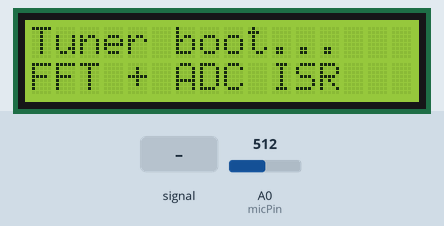
Simulated run of this sketch. Board: Arduino Uno, built with avr-gcc and run on an emulated ATmega328P. Shown: 16×2 character LCD. Inputs (shaded band) come from the test bench; at power-on: A0 (micPin) = 512. What the sketch prints to the serial monitor is not drawn.

Above: at 0.1 s.
At 1.9 s:
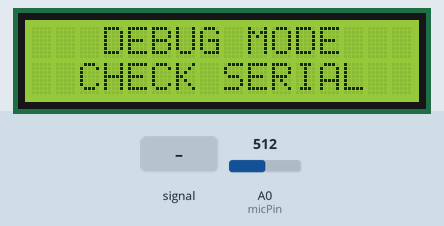
2.0 s: A0 (micPin) fed a 200 Hz sine of ±81 counts around its level
3.5 s: A0 (micPin) set to 716
5.8 s: A0 (micPin) fed a 1000 Hz sine of ±255 counts around its level
7.6 s: A0 (micPin) fed a 2 Hz sine of ±306 counts around its level
9.2 s: A0 (micPin) set to 900
Timing chart, 0 to 12.2 s (numbered marks = the images above; inputs shaded):
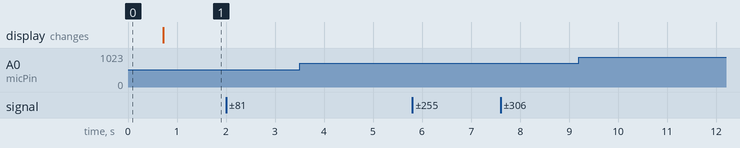

Measured:
- after the input at 2.0 s, every drawn part: stays the same
- after the input at 3.5 s, every drawn part: stays the same
- after the input at 5.8 s, every drawn part: stays the same
- after the input at 7.6 s, every drawn part: stays the same
- after the input at 9.2 s, every drawn part: stays the same

The sketch:

tuner_fft.ino
```cpp
#include <Wire.h>               // I2C(TWI) 통신을 위한 라이브러리
#include <LiquidCrystal_I2C.h>  // I2C 모듈 탑재한 LCD 디스플레이 사용
#include <arduinoFFT.h>         // FFT 라이브러리
#include <math.h>               // 수학 툴

// ===== 디버깅 모드(Serial 출력) =====
static const bool debugMode = true;
static const int micPin = A0;

// ===== LCD =====
LiquidCrystal_I2C lcd(0x27, 16, 2); // 미작동 시 0x3F로 세팅하기

// ===== FFT/샘플링 설정 =====
static const uint16_t FFT_N = 128;      // UNO SRAM 고려(권장 128)
static const uint8_t  DECIM = 3;        // 1/DECIM로 다운샘플(프레임 길이↑, 안정성↑)

// ADC prescaler = 128 고정 (아래 setupADCFreeRunningA0에서 설정)
static const float FS_RAW = (float)F_CPU / (128.0f * 13.0f);      // ≈ 9615.38Hz
static const float FS     = FS_RAW / (float)DECIM;               // 유효 fs

// 오실레이터/환경 편차 보정용 (필요하면 0.995~1.010 같은 값으로 미세조정)
static const float FS_CAL = 0.9950f;

// ===== 피치 범위(기타+색소폰 목표) =====
static const float MIN_FREQ = 70.0f;         // 감지할 최저 주파수
static const float MAX_FREQ = 1200.0f;       // 감지할 최고 주파수
static const float A4_FREQ  = 442.0f;        // A4(라) 음 주파수

// 게이트/평활
static const float RMS_THRESH  = 16.0f;      // 입력 약하면 NO SIG
static const float CONF_THRESH = 6.0f;       // peak/avg magnitude 비율(경험값)
static const float EMA_ALPHA   = 0.95f;      // 새 입력값을 반영하는 정도 (0~1 사이 값)

// LCD 갱신 2Hz
static const uint32_t LCD_INTERVAL_MS = 500; // LCD 업데이트 주기(ms)

// ===== 버퍼/FFT 워킹 =====
volatile int16_t  adcBuf[FFT_N];      // 샘플을 저장할 버퍼
volatile uint16_t adcIdx = 0;         //
volatile bool     frameReady = false; // 프레임이 준비되었는지
volatile uint8_t  decimCnt = 0;       //

float vReal[FFT_N];    // 실수부 (샘플링 값 복사할 위치)
float vImag[FFT_N];    // 허수부 (FFT 연산에서만 사용)
ArduinoFFT<float> FFT(vReal, vImag, FFT_N, FS); // sampling freq는 아래에서 직접 사용

static float freqEma = 0.0f;   // 디스플레이에 업데이트되는 주파수 값을 주변 값으로 보정
static uint32_t lastLcdMs = 0; // LCD 업데이트 주기 돌리는 데 사용하는 변수

const char* NOTE_NAMES[12] = {"C","C#","D","D#","E","F","F#","G","G#","A","A#","B"};

// ===== ADC ISR (free-running) =====
// analogRead로 샘플링할 시 샘플링 간격이 들쭉날쭉해지므로 고정 주기로 샘플링
ISR(ADC_vect) {
  if (frameReady) return; // 프레임 소비 전엔 덮어쓰기 방지(샘플 드랍)

  // 디시메이션: DECIM번째 샘플만 저장(다운샘플링)
  decimCnt++;
  if (decimCnt < DECIM) return;
  decimCnt = 0;

  int16_t v = (int16_t)ADC - 512;  // DC offset 제거
  adcBuf[adcIdx++] = v;            // 버퍼에 샘플링 정수값(-512~511) 추가

  // FFT_N개의 샘플이 모였으면 frameReady를 true로 바꾼다
  if (adcIdx >= FFT_N) {
    adcIdx = 0;
    frameReady = true;
  }
}

// UNO 보드의 ADC를 자동으로 계속 샘플링하는 모드로 설정
void setupADCFreeRunningA0() {
  // AVcc reference, A0
  ADMUX  = (1 << REFS0) | 0; // MUX=0(A0)

  // ADC Enable, Auto Trigger, Interrupt Enable, Prescaler 128
  ADCSRA = (1 << ADEN)  |
           (1 << ADATE) |
           (1 << ADIE)  |
           (1 << ADPS2) | (1 << ADPS1) | (1 << ADPS0);

  ADCSRB = 0;                 // Free running
  ADCSRA |= (1 << ADSC);      // Start
}

// min과 max 사이의 값으로 x를 클램핑
static inline float clampf(float x, float min, float max) {
  if (x < min) return min;
  if (x > max) return max;
  return x;
}

// freqToNote 용 함수
static float hzToMidi(float f) {
  return 69.0f + 12.0f * (logf(f / A4_FREQ) / logf(2.0f));
}

// 추정된 주파수를 바탕으로 음과 센트수를 반환
static void freqToNote(float freq, int &midi, float &cents) {
  float n = hzToMidi(freq);
  midi = (int)lroundf(n);
  float target = A4_FREQ * powf(2.0f, ((float)midi - 69.0f) / 12.0f);
  cents = 1200.0f * (logf(freq / target) / logf(2.0f));
}

// LCD 업데이트(신호가 불량일 때)
static void showNoSignal(float rms) {
  lcd.setCursor(0, 0);
  lcd.print(F("NO SIGNAL       "));
  lcd.setCursor(0, 1);
  lcd.print(F("rms "));
  int rr = (int)lroundf(rms);
  if (rr < 0) rr = 0;
  if (rr > 999) rr = 999;
  if (rr < 100) lcd.print(' ');
  if (rr < 10)  lcd.print(' ');
  lcd.print(rr);
  lcd.print(F("            "));
}

// LCD 업데이트(음이 추정되었을 때)
static void showPitch(float freq, float cents, int midi, float conf) {
  int noteIndex = ((midi % 12) + 12) % 12;
  int octave = (midi / 12) - 1;

  // 1행: NOTE OCT + cents
  lcd.setCursor(0, 0);
  lcd.print(NOTE_NAMES[noteIndex]);
  lcd.print(octave);
  lcd.print(F("  "));
  if (cents >= 0) lcd.print(F("+"));
  lcd.print(cents, 1);
  lcd.print(F("c     "));
  // 잔상 제거
  lcd.print(F("   "));

  // 2행: freq Hz + conf
  lcd.setCursor(0, 1);
  lcd.print(freq, 1);
  lcd.print(F("Hz "));
  lcd.print(F("q"));
  lcd.print(conf, 1);
  lcd.print(F("      "));
}

// Buffer에서 unsigned int로 저장된 값들을 꺼내와서 vReal에 복사한다.
static void copyFrameToFloatAndRms(float *outRms) {
  // adcBuf -> vReal (DC 제거 후) / vImag=0
  // RMS 계산
  // 버퍼에 있는 값들의 평균(mean)을 구한다.
  int32_t sum = 0;
  for (uint16_t i = 0; i < FFT_N; i++) sum += adcBuf[i];
  float mean = (float)sum / (float)FFT_N;

  float e = 0.0f; // e: 분산(편차 제곱의 합)
  for (uint16_t i = 0; i < FFT_N; i++) {
    float x = (float)adcBuf[i] - mean;
    vReal[i] = x; // 버퍼에 있는 값의 DC(평균)를 제거하고 편차를 집어넣는다
    vImag[i] = 0.0f;
    e += x * x;
  }

  // rms: 표준오차(standard error)
  float rms = sqrtf(e / (float)FFT_N);
  if (outRms) *outRms = rms;
}

// peak의 실제 위치를 2차보간을 1회 거쳐서 보정한다(peakBin(=k)은 정수값이기 때문)
static float quadraticInterpPeakHz(const float *mag, uint16_t k, float fsEff) {
  // k 주변 3점 파라볼릭 보간
  // k는 peakBin이므로 y2가 반드시 y1, y3보다 크다.
  float y1 = mag[k - 1];
  float y2 = mag[k];
  float y3 = mag[k + 1];
  float denom = (y1 - 2.0f * y2 + y3);
  float delta = 0.0f;
  if (fabsf(denom) > 1e-12f) {
    delta = 0.5f * (y1 - y3) / denom;
    delta = clampf(delta, -0.5f, 0.5f);
  }
  float kHat = (float)k + delta;        // 보정된 peak의 위치
  return (kHat * fsEff) / (float)FFT_N; // 보정된 peak의 frequency 리턴
}

static float magAtHzApprox(const float *mag, float hz, float fsEff) {
  // 주파수->bin 근처 magnitude(간단히 최근접 bin)
  float kf = hz * (float)FFT_N / fsEff;
  int k = (int)lroundf(kf);
  if (k < 1) k = 1;
  if (k > (int)(FFT_N / 2 - 1)) k = (int)(FFT_N / 2 - 1);
  return mag[k];
}

static bool estimatePitchFFT(float &outF0, float &outConf, float &outRms) {
  const float fsEff = FS * FS_CAL;

  // 1) 프레임 복사 + RMS
  copyFrameToFloatAndRms(&outRms);
  if (outRms < RMS_THRESH) {
    outConf = 0.0f;
    outF0 = 0.0f;
    return false;
  }

  // 2) FFT
  FFT.windowing(FFT_WIN_TYP_HAMMING, FFT_FORWARD); // 피크 주변이 깨끗하므로 HAMMING을 창함수로 사용
  FFT.compute(FFT_FORWARD);
  FFT.complexToMagnitude();

  // 3) 피크 탐색(bin)
  uint16_t minBin = (uint16_t)ceilf(MIN_FREQ * (float)FFT_N / fsEff);
  uint16_t maxBin = (uint16_t)floorf(MAX_FREQ * (float)FFT_N / fsEff);
  if (minBin < 1) minBin = 1;
  if (maxBin > (FFT_N / 2 - 2)) maxBin = (FFT_N / 2 - 2); // 보간 위해 +1 필요
  if (minBin >= maxBin) {
    outConf = 0.0f;
    outF0 = 0.0f;
    return false;
  }

  float peakMag = 0.0f;         // 감지된 최대 magnitude 값
  uint16_t peakBin = minBin;    // peakMag가 나온 bin 인덱스

  float avg = 0.0f;
  uint16_t cnt = 0;
  // 각 bin들을 순회하면서 peakMag와 peakBin을 찾는다.
  for (uint16_t k = minBin; k <= maxBin; k++) {
    float m = vReal[k];
    avg += m;
    cnt++;
    // peakMag가 나온 bin을 갱신한다
    if (m > peakMag) { peakMag = m; peakBin = k; }
  }

  avg = (cnt > 0) ? (avg / (float)cnt) : 0.0f;

  // conf: 피크가 바닥(평균) 대비 얼마나 우세한지
  outConf = (avg > 1e-6f) ? (peakMag / avg) : 0.0f;
  if (outConf < CONF_THRESH) {
    outF0 = 0.0f;
    return false;
  }

  // 4) 보간으로 peak 주파수
  float fPeak = quadraticInterpPeakHz(vReal, peakBin, fsEff);

  // 5) Harmonic (옥타브) 보정
  // fundamental이 약해서 2배/3배가 더 커지는 케이스 완화
  float f0 = fPeak;
  float mPeak = peakMag;

  // f0의 1/2배, 1/3배, 1/4배 주파수인 음들을 f0의 후보로 검사한다.
  for (int div = 2; div <= 4; div++) {
    float cand_f = fPeak / (float)div;
    // 주파수가 너무 낮으면 검사를 건너뜀
    if (cand_f < MIN_FREQ) continue;
    float mc = magAtHzApprox(vReal, cand_f, fsEff);
    // cand가 충분히 존재하면 fundamental로 내림
    if (mc > 0.35f * mPeak) {
      f0 = cand_f;
    }
  }

  outF0 = f0;
  return true;
}

void setup() {
  Wire.begin();
  lcd.init();
  lcd.backlight();
  lcd.setCursor(0,0);
  lcd.print(F("Tuner boot...   "));
  lcd.setCursor(0,1);
  lcd.print(F("FFT + ADC ISR   "));

  if (debugMode) {
    Serial.begin(500000);
    pinMode(micPin, INPUT);
    delay(600);
    lcd.clear();
    lcd.setCursor(3, 0);
    lcd.print("DEBUG MODE");
    lcd.setCursor(2, 1);
    lcd.print("CHECK SERIAL");
    frameReady = true;
  }
  else {
    setupADCFreeRunningA0(); // 고정 주기로 자동 샘플링 활성화
    sei(); // Global Interrupt 활성화
    delay(600);
    lcd.clear();
  }
}

void loop() {
  if (!frameReady) return;

  if (debugMode) {
    // unsigned integer가 아닌 일반 integer로 값을 받을 시 자료형 변환 시간에 의한 sampling jitter 발생
    uint16_t v = analogRead(A0);   // 0~1023
    Serial.write((uint8_t*)&v, 2); // 2바이트 바이너리 송신 (리틀엔디안)
    return;
  }

  // 프레임을 빠르게 소비(복사)하고 ADC는 바로 재개
  noInterrupts();
  frameReady = false;
  interrupts();

  float f0 = 0.0f, conf = 0.0f, rms = 0.0f;
  bool ok = estimatePitchFFT(f0, conf, rms);

  // LCD 업데이트 쿨타임이 안 돌았으면 return한다
  uint32_t now = millis();
  if (now - lastLcdMs < LCD_INTERVAL_MS) return;
  lastLcdMs = now;

  // 신호 탐지가 안 되면 no signal을 LCD에 띄운다
  if (!ok || f0 < MIN_FREQ || f0 > MAX_FREQ) {
    showNoSignal(rms);
    freqEma = 0.0f;
    return;
  }

  // EMA 평활(표시 안정화)
  if (freqEma <= 0.0f) freqEma = f0;
  // 누적된 이전 값(freqEma)와 새 값(f0)의 내분점으로 freqEma를 업데이트
  else freqEma = (1.0f - EMA_ALPHA) * freqEma + EMA_ALPHA * f0;

  int midi;
  float cents;
  freqToNote(freqEma, midi, cents);

  showPitch(freqEma, cents, midi, conf);
}
```
